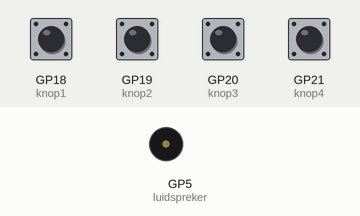
Simulated run of this program. Board: Raspberry Pi Pico running MicroPython. Shown: buzzer (waves = sounding). The test bench sets the inputs (shaded band); at power-on: GP18 (knop1), GP19 (knop2), GP20 (knop3), GP21 (knop4) HIGH.

Above: at 1.2 s.
1.3 s: GP18 (knop1) pulled LOW for 0.15 s
At 2.1 s:
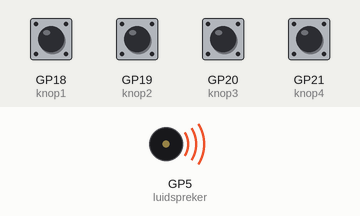
3.8 s: GP20 (knop3) pulled LOW for 0.15 s
At 6.73 s:
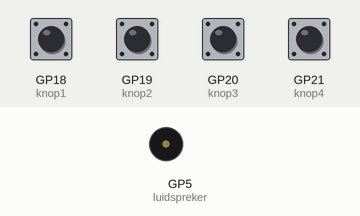
6.9 s: GP20 (knop3) pulled LOW for 1 s
At 8.1 s:
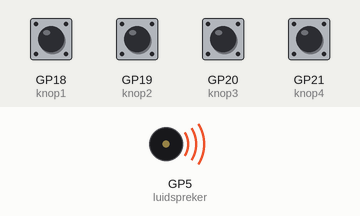
Timing chart, 0 to 11.1 s (numbered marks = the images above; inputs shaded):
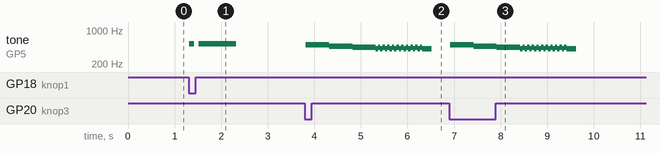

The program:

sound_effects.py
```python
from picozero import Speaker, Button
from time import sleep

# Geef aan op welke pennen de onderdelen op de Pico zijn bevestigd
luidspreker = Speaker(5)
knop1 = Button(18)
knop2 = Button(19)
knop3 = Button(20)
knop4 = Button(21)

# Een reeks functies die vervelende tonen creëren
def tada(): # Ta-Daaa!
    luidspreker.play(523, 0.1)
    sleep(0.1)
    luidspreker.play(523, 0.8)

def tjilpen(): # Reeks hoge pieptonen
    for _ in range(2):
        for i in range(5000, 2999, -100):
            luidspreker.play(i, 0.02)
        sleep(0.2)

def win(): # Stijgende tonen
    for i in range(2000, 5000, 100):
        luidspreker.play(i, 0.05)

def verlies(): # wah-wah-wah-waaaaahhhh
    luidspreker.play(494, 0.5)
    luidspreker.play(466, 0.5)
    luidspreker.play(440, 0.5)
    for i in range(10):
        luidspreker.play(415, 0.05)
        luidspreker.play(440, 0.05)
    luidspreker.play(415, 0.2)

def stop(): # Geen geluid of licht

    led.off()

knop1.when_pressed = tada
knop2.when_pressed = tjilpen
knop3.when_pressed = verlies
knop4.when_pressed = win

try:
    while True:
        sleep(0.1)
finally:
    stop()
```

Measured:
- after the input at 1.3 s, tone on GP5 (luidspreker): silent → 523 Hz at once, → silent 0.10 s later, → 523 Hz 0.10 s later, → silent 0.80 s later
- after the input at 3.8 s, tone on GP5 (luidspreker): plays 494 Hz for 0.50 s, 466 Hz for 0.50 s, 440 Hz for 0.50 s, 415 Hz for 0.05 s, 440 Hz for 0.05 s, 415 Hz for 0.05 s … (24 notes in this stretch), starting at once
- after the input at 6.9 s, tone on GP5 (luidspreker): plays 494 Hz for 0.50 s, 466 Hz for 0.50 s, 440 Hz for 0.50 s, 415 Hz for 0.05 s, 440 Hz for 0.05 s, 415 Hz for 0.05 s … (24 notes in this stretch), starting at once
